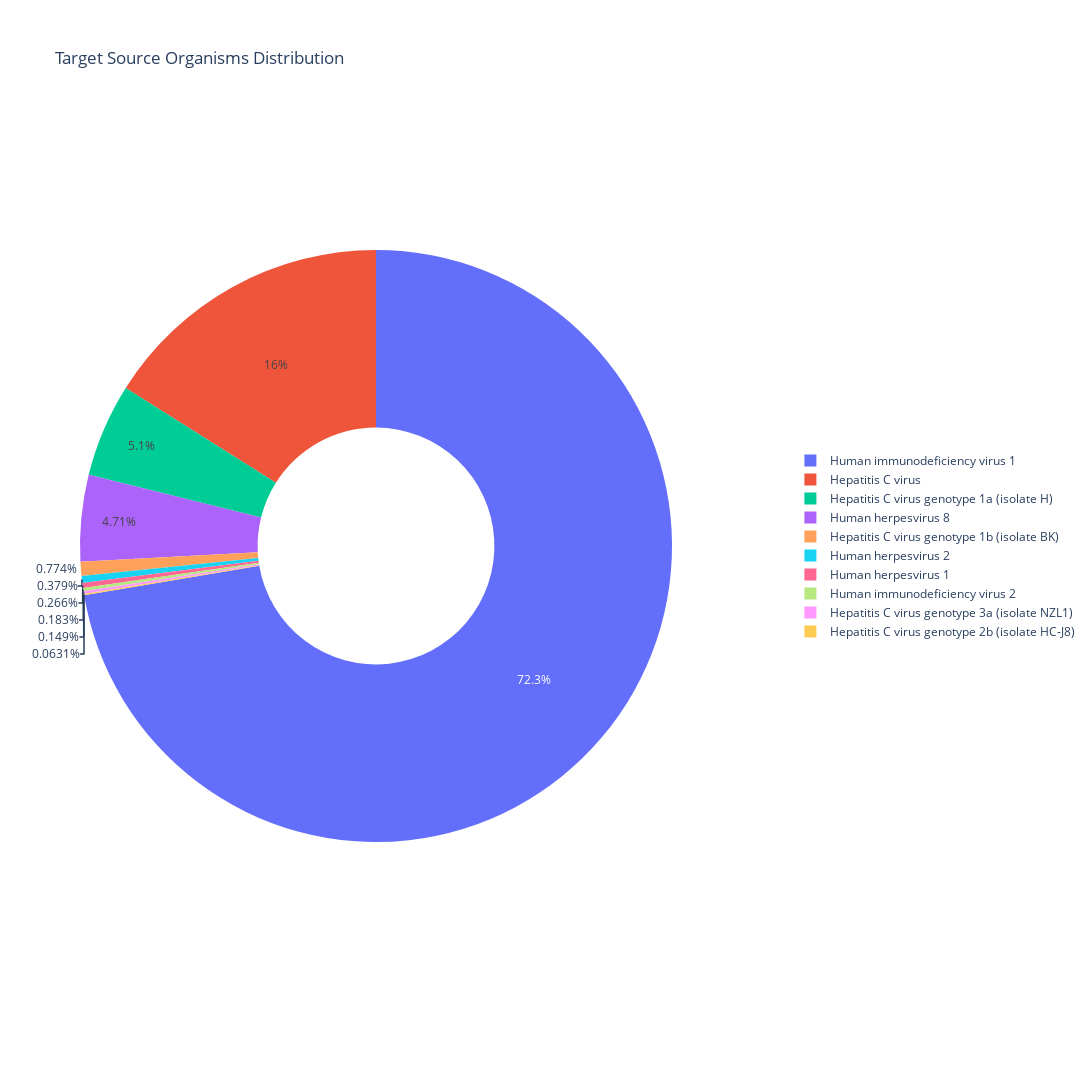

Here is the notebook cell this chart was saved with:
### Code cell
#with plotly
evaluation_utils.plot_target_organism_distribution_plotly(df_std)

### Figure 1 — Plotly figure (JSON) as saved in the notebook; plotly's stock layout.template omitted (floating-point values rounded to 4 significant figures)
{"data": [{"domain": {"x": [0, 1], "y": [0, 1]}, "hole": 0.4, "hovertemplate": "Organism=%{label}<br>Count=%{value}<extra></extra>", "labels": ["Human immunodeficiency virus 1", "Hepatitis C virus", "Hepatitis C virus genotype 1a (isolate H)", "Human herpesvirus 8", "Hepatitis C virus genotype 1b (isolate BK)", "Human herpesvirus 2", "Human herpesvirus 1", "Human immunodeficiency virus 2", "Hepatitis C virus genotype 3a (isolate NZL1)", "Hepatitis C virus genotype 2b (isolate HC-J8)"], "legendgroup": "", "name": "", "showlegend": true, "type": "pie", "values": [21780, 4828, 1535, 1419, 233, 114, 80, 55, 45, 19]}], "layout": {"height": 1200, "legend": {"font": {"size": 12}, "orientation": "v", "tracegroupgap": 0, "x": 1.2, "y": 0.5}, "title": {"text": "Target Source Organisms Distribution"}, "width": 1200}}
